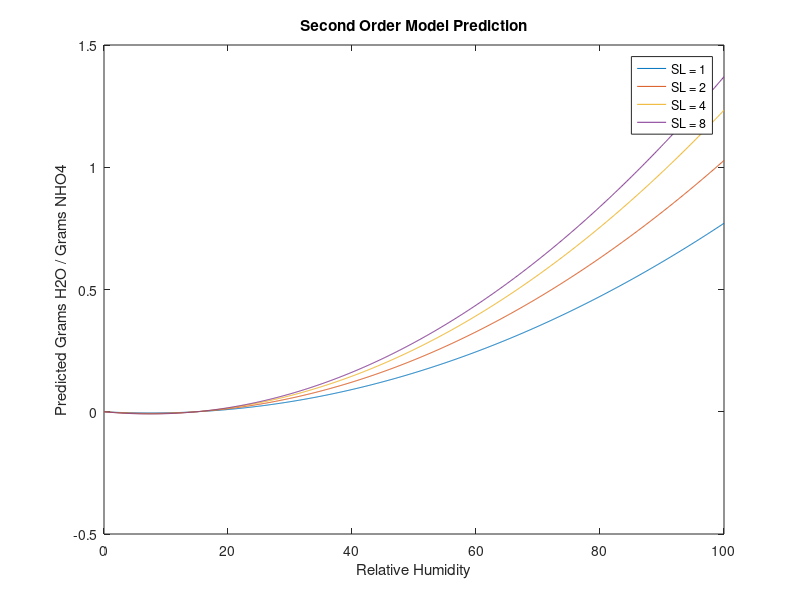
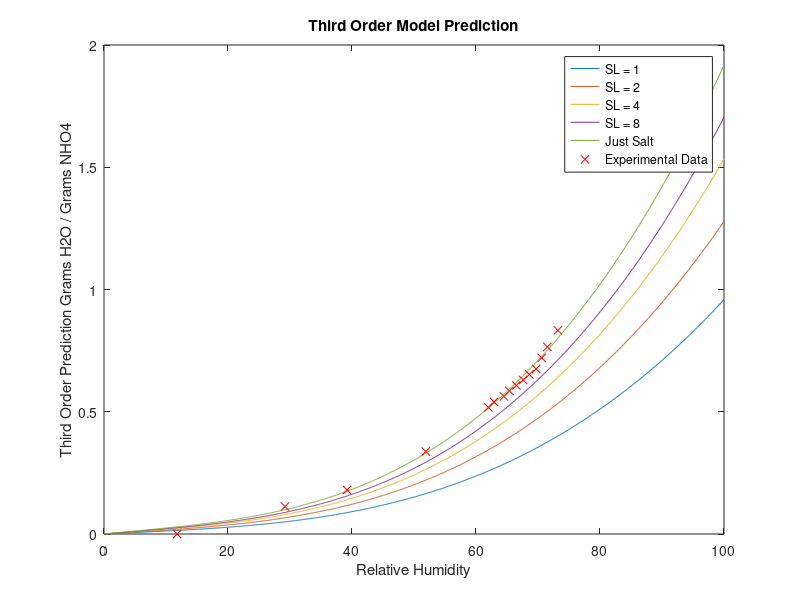
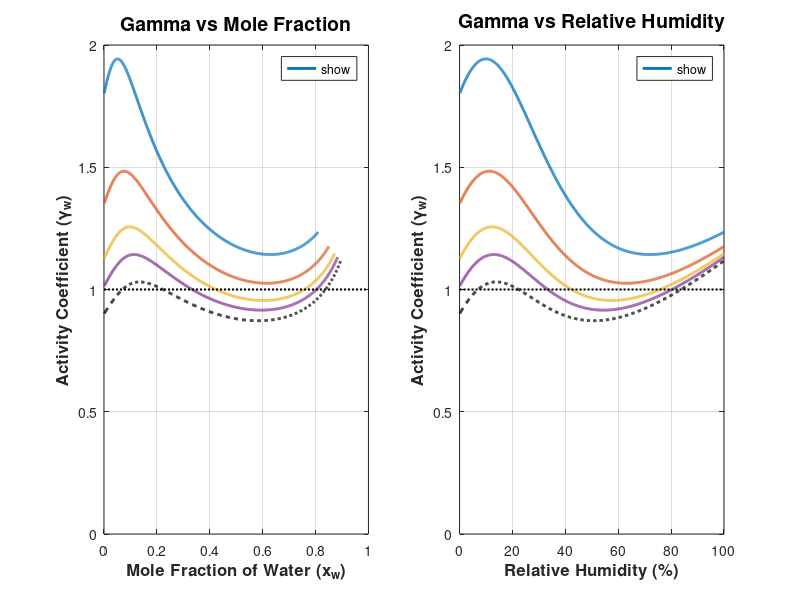

These figures' MATLAB source, in order:
clear all;
%relative humidity = 100 * water activity
%water activity is what's given in the paper

SL = [1,2,4,8];

wa = [.118, .292, .392, .519, .620, .629, .645, .654, .665, .676, .686, .697, .706, .715, .732]; %water activity data from paper
RH = wa .* 100; %assume ideal gas to convert to relative humidity. I'm not sure how good this assumption is but it's what we use.

WaterUptake = [0, .5, .8, 1.5, 2.3, 2.4, 2.5, 2.6, 2.7, 2.8, 2.9, 3, 3.2, 3.4, 3.7]; %moles water per moles ammonium nitrate from paper


x = linspace(0,100,1000);

%mole ratio is given and I want to conver to gram ratio.
%the internet tells me the conversion factor going from mole h20 / mole
%nitrate = .22507
WUgrams = WaterUptake .* .22507;


x1 = linspace(0,100,1000);
basePolynomial = 1.8117e-04 .* x.^2 -0.0027  .* x; %curve found using curveFitter toolbox (you should download it if you haven't already)

hydrogel = zeros(length(SL),length(basePolynomial));

LHS = zeros(length(SL),1);
for i = 1:length(SL)
    LHS = (1+(1/SL(1,i)));
    hydrogel(i,:) = basePolynomial ./ LHS;
end


figure()
plot(x1,hydrogel(1,:))
hold on
plot(x1,hydrogel(2,:))
plot(x1,hydrogel(3,:))
plot(x1,hydrogel(4,:))
legend('SL = 1', 'SL = 2', 'SL = 4', 'SL = 8')
xlabel('Relative Humidity')
ylabel('Predicted Grams H2O / Grams NHO4')
title('Second Order Model Prediction')


%for polynomial degree three
%fitted curve is 1.6791e-05 * x^3 + -0.0013 * x^2 + 0.0587 * x - 0.5504
LHS1 = zeros(length(SL),1);
thirdOrder = 1.9173e-06 .* x .^3 - 2.4989e-05 .* x.^2 + 0.0025 .* x;
hydrogelThirdOrder = zeros(length(SL),length(basePolynomial));
for i = 1:length(SL)
    LHS = (1 + (1/SL(1,i))); %this is the formula we use to predict hydrogel uptake as a function of salt concentration in the gel
    hydrogelThirdOrder(i,:) = thirdOrder ./ LHS;
end

%hydrogelThirdOrder = thirdOrder / (1+(1/SL1));
figure()
plot(x1,hydrogelThirdOrder)
hold on
plot(x1,thirdOrder)
plot(RH,WUgrams,'rx')
xlabel('Relative Humidity')
ylabel('Third Order Prediction Grams H2O / Grams NHO4')
title('Third Order Model Prediction')
legend('SL = 1', 'SL = 2', 'SL = 4', 'SL = 8','Just Salt','Experimental Data')



%enfore that the intercept is zero
%plot the salt on this graph as well
%plot experimental measurements from the paper as well


%% --- ADDED SECTION: Figure 3 (Activity Coefficient Plots) ---
% Using the Third Order Model data calculated above

figure('Position', [100, 100, 1200, 500]); % Make figure wider for subplots
conv_factor = 0.22507; % Conversion factor used in original code

% --- Prepare Subplot 1 (Gamma vs Mole Fraction) ---
subplot(1, 2, 1);
hold on; box on;
xlabel('Mole Fraction of Water (x_w)', 'FontSize', 12, 'FontWeight', 'bold');
ylabel('Activity Coefficient (\gamma_w)', 'FontSize', 12, 'FontWeight', 'bold');
title('Gamma vs Mole Fraction', 'FontSize', 14, 'FontWeight', 'bold');
grid on;
xlim([0 1]); 
ylim([0 2]); % Adjust ylim as needed

% --- Prepare Subplot 2 (Gamma vs Relative Humidity) ---
subplot(1, 2, 2);
hold on; box on;
xlabel('Relative Humidity (%)', 'FontSize', 12, 'FontWeight', 'bold');
ylabel('Activity Coefficient (\gamma_w)', 'FontSize', 12, 'FontWeight', 'bold');
title('Gamma vs Relative Humidity', 'FontSize', 14, 'FontWeight', 'bold');
grid on;
xlim([0 100]); 
ylim([0 2]); % Adjust ylim as needed

% --- Loop through SL and Plot on Both ---
for i = 1:length(SL)
    % Get Uptake (Grams Water / Grams Dry Gel)
    uptake_g_g = hydrogelThirdOrder(i, :);
    
    % Convert to Moles Water / Moles Basis
    % Ratio = (Grams Water / Grams Basis) / ConversionFactor
    uptake_m_m = uptake_g_g ./ conv_factor;
    
    % Calculate Mole Fraction of Water (xw)
    % xw = moles_water / (moles_water + moles_basis)
    xw = uptake_m_m ./ (uptake_m_m + 1);
    
    % Calculate Activity Coefficient (gamma_w)
    % Definition: RH/100 = gamma_w * xw  => gamma_w = (RH/100) ./ xw
    aw = x1 ./ 100; % Convert RH % to Water Activity (0-1)
    gamma_w = aw ./ xw;
    
    % Plot on Subplot 1
    subplot(1, 2, 1);
    plot(xw, gamma_w, 'LineWidth', 2, 'DisplayName', ['SL = ' num2str(SL(i))]);
    
    % Plot on Subplot 2
    subplot(1, 2, 2);
    plot(x1, gamma_w, 'LineWidth', 2, 'DisplayName', ['SL = ' num2str(SL(i))]);
end

% --- Calculate "Just Salt" Data ---
% The variable 'thirdOrder' contains the pure salt uptake (Grams/Grams)
uptake_g_g_salt = thirdOrder; 
uptake_m_m_salt = uptake_g_g_salt ./ conv_factor;
xw_salt = uptake_m_m_salt ./ (uptake_m_m_salt + 1);
aw_salt = x1 ./ 100;
gamma_salt = aw_salt ./ xw_salt;

% --- Plot "Just Salt" on Both ---
subplot(1, 2, 1);
plot(xw_salt, gamma_salt, 'k--', 'LineWidth', 2, 'DisplayName', 'Just Salt');
% Add Ideal Reference
plot([0 1], [1 1], 'k:', 'LineWidth', 1.5, 'DisplayName', 'Ideal');
legend('show', 'Location', 'best');

subplot(1, 2, 2);
plot(x1, gamma_salt, 'k--', 'LineWidth', 2, 'DisplayName', 'Just Salt');
% Add Ideal Reference
plot([0 100], [1 1], 'k:', 'LineWidth', 1.5, 'DisplayName', 'Ideal');
legend('show', 'Location', 'best');